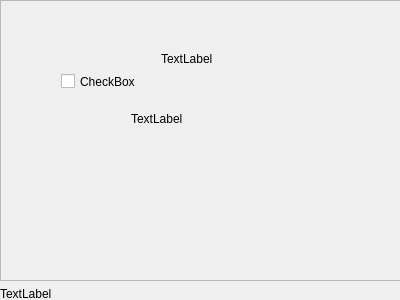
<?xml version="1.0" encoding="UTF-8"?>
<ui version="4.0">
 <class>Form</class>
 <widget class="QWidget" name="Form">
  <property name="geometry">
   <rect>
    <x>0</x>
    <y>0</y>
    <width>400</width>
    <height>300</height>
   </rect>
  </property>
  <property name="windowTitle">
   <string>Form</string>
  </property>
  <widget class="QWidget" name="verticalLayoutWidget">
   <property name="geometry">
    <rect>
     <x>0</x>
     <y>0</y>
     <width>401</width>
     <height>301</height>
    </rect>
   </property>
   <layout class="QVBoxLayout" name="verticalLayout">
    <item>
     <widget class="QScrollArea" name="scrollArea">
      <property name="widgetResizable">
       <bool>true</bool>
      </property>
      <widget class="QWidget" name="scrollAreaWidgetContents">
       <property name="geometry">
        <rect>
         <x>0</x>
         <y>0</y>
         <width>397</width>
         <height>276</height>
        </rect>
       </property>
       <widget class="QLabel" name="label_2">
        <property name="geometry">
         <rect>
          <x>160</x>
          <y>50</y>
          <width>61</width>
          <height>15</height>
         </rect>
        </property>
        <property name="text">
         <string>TextLabel</string>
        </property>
       </widget>
       <widget class="QLabel" name="label_3">
        <property name="geometry">
         <rect>
          <x>130</x>
          <y>110</y>
          <width>61</width>
          <height>15</height>
         </rect>
        </property>
        <property name="text">
         <string>TextLabel</string>
        </property>
       </widget>
       <widget class="QCheckBox" name="checkBox">
        <property name="geometry">
         <rect>
          <x>60</x>
          <y>70</y>
          <width>88</width>
          <height>21</height>
         </rect>
        </property>
        <property name="text">
         <string>CheckBox</string>
        </property>
       </widget>
      </widget>
     </widget>
    </item>
    <item>
     <widget class="QLabel" name="label">
      <property name="text">
       <string>TextLabel</string>
      </property>
     </widget>
    </item>
   </layout>
  </widget>
 </widget>
 <resources/>
 <connections/>
</ui>
